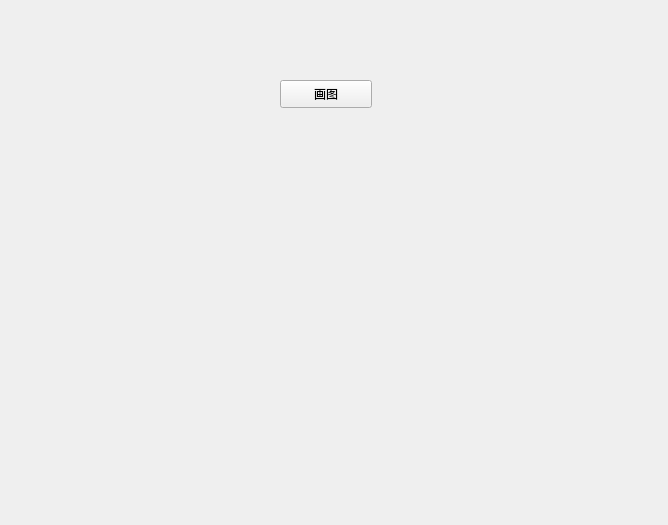
<?xml version="1.0" encoding="UTF-8"?>
<ui version="4.0">
 <class>Widget</class>
 <widget class="QWidget" name="Widget">
  <property name="geometry">
   <rect>
    <x>0</x>
    <y>0</y>
    <width>668</width>
    <height>525</height>
   </rect>
  </property>
  <property name="windowTitle">
   <string>Widget</string>
  </property>
  <widget class="QPushButton" name="pushButton">
   <property name="geometry">
    <rect>
     <x>280</x>
     <y>80</y>
     <width>92</width>
     <height>28</height>
    </rect>
   </property>
   <property name="text">
    <string>画图</string>
   </property>
  </widget>
 </widget>
 <resources/>
 <connections/>
</ui>
